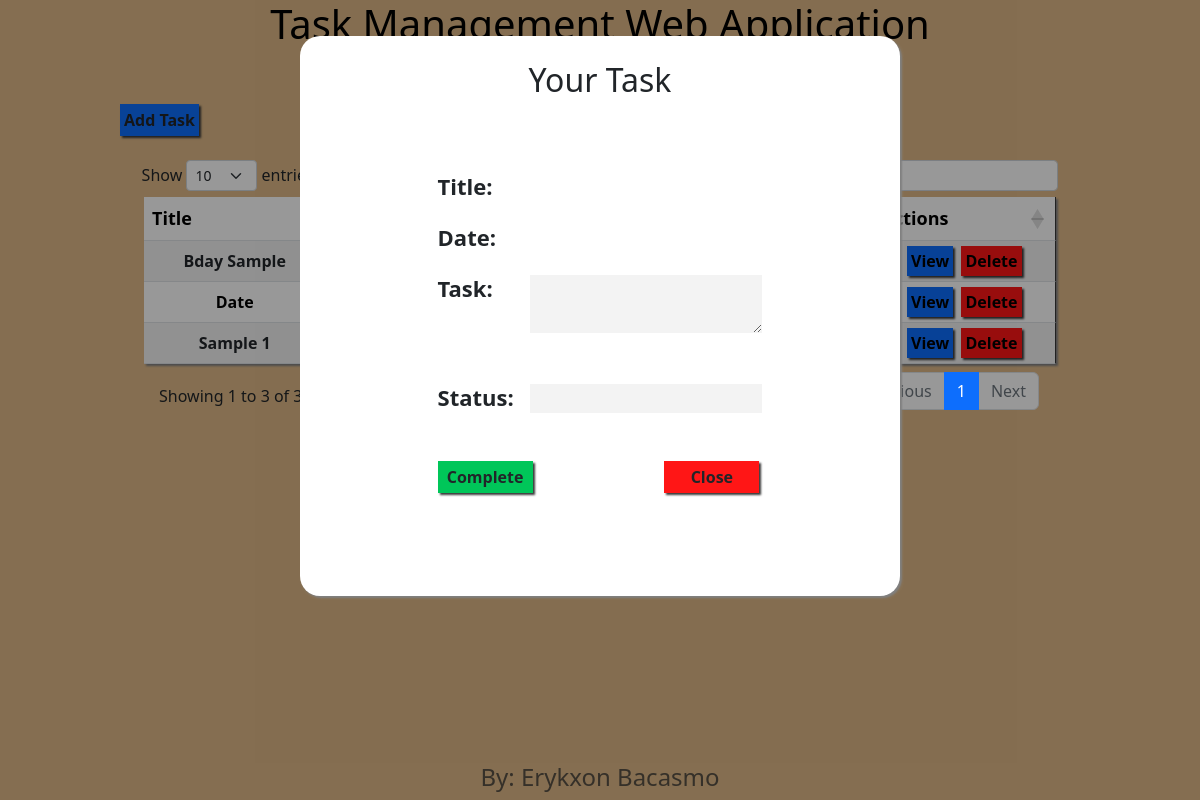
The page /view.php on the database its author committed.
### tables this page shows
CREATE TABLE `task_data` (
  `id` int(11) NOT NULL,
  `title` varchar(255) NOT NULL,
  `date` date NOT NULL,
  `todo` mediumtext NOT NULL,
  `stats` varchar(255) NOT NULL
);

### view.php (the view, shortened to what this page needs)
<?php
require "connection.php";
$sql = "SELECT * FROM task_data";
$result = $conn->query($sql);
$id = $_GET['id'];
$sql = "SELECT * FROM task_data WHERE id = '$id'";
$list = $conn->query($sql);
$rows = $list->fetch_assoc();
    ?>
<!DOCTYPE html>
<html lang="en">
<head>
    <link rel="stylesheet" href="stylesheet.css">
    <link rel="stylesheet" href="https://cdnjs.cloudflare.com/ajax/libs/twitter-bootstrap/5.2.0/css/bootstrap.min.css">
    <link rel="stylesheet" href="https://cdn.datatables.net/1.13.4/css/dataTables.bootstrap5.min.css">
</head>
<body class="body">
    <h1>Task Management Web Application</h1><br><br>
    <button class="addBtn">Add Task</button><br><br>
    <div class="view-modal" id="view-modal">
        <div class="view-content">
            <h2>Your Task</h2><br><br>
            <form action="" method="post">
                <Label>Title:</Label>
                <span><?php echo $rows['title']?></span><br><br>
                <Label>Date:</Label>
                <span><?php echo $rows['date']?></span><br><br>
                <Label>Task:</Label>
                <textarea  readonly><?php echo $rows['todo']?></textarea><br><br>
                <Label>Status:</Label>
                <input type="text" name="stats" value="<?php echo $rows['stats']?>" readonly><br><br>
                <button type="submit" name="complete">Complete</button>
                <button type="submit" name="close">Close</button>
            </form>
        </div>
    </div>
    <table id="example" class="table table-striped" style="width:80%; margin: auto;">
        <thead>
            <tr>
                <th>Title</th>
                <th>Date</th>
                <th>To do</th>
                <th>Status</th>
                <th>Actions</th>
            </tr>
        </thead>
        <tbody>
            <?php
                if($data = $result->num_rows > 0){
                    while($rows = $result->fetch_assoc()){?>
                    <tr>
                        <td><span><?php echo $rows['title']?></span></td>
                        <td><span><?php echo $rows['date']?></span></td>
                        <td><span><?php echo $rows['todo']?></span></td>
                        <td>
                            <form action="delete.php" method="post">
                                <a href="view.php?id= <?php echo $rows['id']?>">View</a>&nbsp;
                                <a href="">Delete</a>
                            </form>
                        </td>
                    </tr>
                    <?php }
                } else {?>
                    <tr><td colspan="5">No Data Input</td></tr>
                <?php }
                ?>
        </tbody>
    </table>
    <footer>
        <h4>By: Erykxon Bacasmo</h4>
    </footer>
</body>
</html>

### stylesheet.css (style rules this page uses)
body { font-family: arial; }
.body { background-color: burlywood; }
h1 { text-align: center; color: black; }
button { all: unset; }
.addBtn { margin-inline-start: 10%; box-shadow: 2px 2px 2px rgb(56, 56, 56); padding: 4px; font-weight: bold; background-color: #0D6EFD; }
table { box-shadow: 2px 2px 2px gray; text-align: center; table-layout: fixed; background-color: #ffff; }
th { font-size: 18px; }
table th, table td { border-right: 1px solid rgb(55, 55, 55); padding: 5px; color: black; }
td:nth-child(1) { font-weight: bold; }
td:nth-child(3) { position: relative; }
td:nth-child(3) span { display: block; overflow: hidden; white-space: nowrap; text-overflow: ellipsis; }
td a { text-decoration: none; color: black; box-shadow: 2px 2px 2px rgb(56, 56, 56); padding: 4px; font-weight: bold; text-align: center; background-color: #0D6EFD; }
td a:nth-child(2) { background-color: rgb(255, 22, 22); }
h2 { padding: 15px; text-align: center; }
.view-modal { display: block; position: fixed; z-index: 1; top: 0; left: 0; width: 100%; height: 100%; background-color: rgba(0, 0, 0, 0.405); }
.view-content { border-radius: 20px ; margin: 3% auto; padding: 10px; width: 50%; height: 35em; background-color: white; box-shadow: 2px 2px 2px gray; overflow: scroll; }
.view-content > form > label { font-size: 22px; font-weight: bold; margin-inline-start: 22%; }
.view-content > form > span, .view-content > form > textarea, .view-content > form > input { border: none; background-color: rgba(128, 128, 128, 0.098); display: flex; margin-top: -30px; margin-inline-start: 38%; width: 40%; font-size: 18px; font-weight: bold; }
.view-content > form > button { width: 15%; margin-left: 22%; box-shadow: 2px 2px 2px rgb(56, 56, 56); padding: 4px; font-weight: bold; text-align: center; background-color: rgb(255, 22, 22); }
.view-content > form > button:nth-child(17) { background-color: rgb(0, 198, 89); }
footer { position: absolute; bottom: 0; left: 0; width: 100%; opacity: 70%; text-align: center; }

### rows shown on the page
task_data: title "Sample 1"
task_data: title "Date"
task_data: title "Bday Sample"
